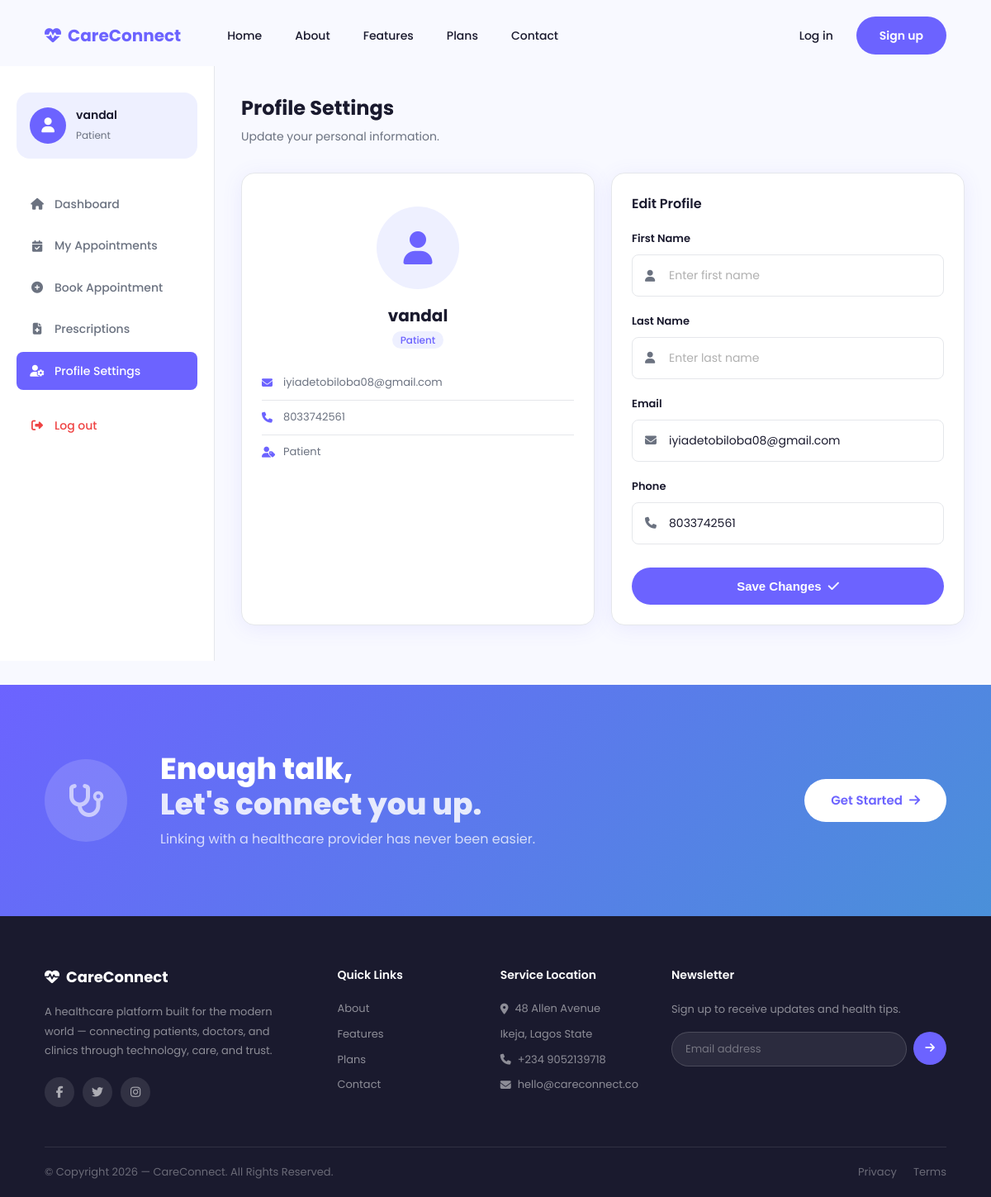
Page /patient/profile/ (signed in) on the committed database.
### accounts/models.py (models this page shows, shortened)
class User(AbstractUser):
    PATIENT = 'patient'
    DOCTOR  = 'doctor'
    ADMIN   = 'admin'
    ROLE_CHOICES = [
        (PATIENT, 'Patient'),
        (DOCTOR,  'Doctor'),
        (ADMIN,   'Admin'),
    ]
    role  = models.CharField(max_length=10, choices=ROLE_CHOICES, default=PATIENT)
    phone = models.CharField(max_length=20, blank=True)

### appointments/views.py (the view, shortened to what this page needs)
# urls.py: path('profile/', views.patient_profile, name='patient_profile'),
@login_required
def patient_profile(request):
    return render(request, 'appointments/patient_profile.html')

### appointments/templates/appointments/patient_profile.html (shortened to what this page needs)
{% extends 'base.html' %}
{% block content %}
<div class="dashboard-layout">
  <aside class="sidebar">
    <div class="sidebar-user">
      <div class="sidebar-avatar"><i class="fas fa-user"></i></div>
      <div>
        <h4>{{ user.get_full_name|default:user.username }}</h4>
        <span>Patient</span>
      </div>
    </div>
    <nav class="sidebar-nav">
      <a href="/patient/dashboard/"><i class="fas fa-home"></i> Dashboard</a>
      <a href="/patient/appointments/"><i class="fas fa-calendar-check"></i> My Appointments</a>
      <a href="/patient/book/"><i class="fas fa-plus-circle"></i> Book Appointment</a>
      <a href="/patient/prescriptions/"><i class="fas fa-file-medical"></i> Prescriptions</a>
      <a href="/patient/profile/" class="active"><i class="fas fa-user-cog"></i> Profile Settings</a>
      <a href="/accounts/logout/" class="logout"><i class="fas fa-sign-out-alt"></i> Log out</a>
    </nav>
  </aside>
  <main class="dashboard-main">
    <div class="dashboard-topbar">
      <div>
        <h1>Profile Settings</h1>
        <p>Update your personal information.</p>
      </div>
    </div>
    <div class="dashboard-row">
      <div class="dashboard-card" style="text-align:center;padding:40px 24px;">
        <div class="doctor-avatar-lg" style="margin:0 auto 16px;">
          <i class="fas fa-user"></i>
        </div>
        <h3 style="font-size:20px;font-weight:700;">{{ user.get_full_name|default:user.username }}</h3>
        <span class="doctor-speciality">{{ user.role|title }}</span>
        <div style="margin-top:20px;text-align:left;">
          <div style="display:flex;align-items:center;gap:10px;padding:10px 0;border-bottom:1px solid var(--border);font-size:13px;color:var(--gray);">
            <i class="fas fa-envelope" style="color:var(--purple);width:16px;"></i>
            {{ user.email|default:"Not set" }}
          </div>
          <div style="display:flex;align-items:center;gap:10px;padding:10px 0;border-bottom:1px solid var(--border);font-size:13px;color:var(--gray);">
            <i class="fas fa-phone" style="color:var(--purple);width:16px;"></i>
            {{ user.phone|default:"Not set" }}
          </div>
          <div style="display:flex;align-items:center;gap:10px;padding:10px 0;font-size:13px;color:var(--gray);">
            <i class="fas fa-user-tag" style="color:var(--purple);width:16px;"></i>
            {{ user.role|title }}
          </div>
        </div>
      </div>
      <div class="dashboard-card">
        <div class="card-header"><h3>Edit Profile</h3></div>
        <form method="POST">
          <div class="form-group">
            <label>First Name</label>
            <div class="input-wrap">
              <i class="fas fa-user"></i>
              <input type="text" name="first_name" value="{{ user.first_name }}" placeholder="Enter first name"/>
            </div>
          </div>
          <div class="form-group">
            <label>Last Name</label>
            <div class="input-wrap">
              <i class="fas fa-user"></i>
              <input type="text" name="last_name" value="{{ user.last_name }}" placeholder="Enter last name"/>
            </div>
          </div>
          <div class="form-group">
            <label>Email</label>
            <div class="input-wrap">
              <i class="fas fa-envelope"></i>
              <input type="email" name="email" value="{{ user.email }}" placeholder="Enter email"/>
            </div>
          </div>
          <div class="form-group">
            <label>Phone</label>
            <div class="input-wrap">
              <i class="fas fa-phone"></i>
              <input type="text" name="phone" value="{{ user.phone }}" placeholder="Enter phone number"/>
            </div>
          </div>
          <button type="submit" class="btn-primary btn-full">
            Save Changes <i class="fas fa-check"></i>
          </button>
        </form>
      </div>
    </div>
  </main>
</div>
{% endblock %}

### static/css/main.css (style rules this page uses)
*, *::before, *::after { box-sizing: border-box; margin: 0; padding: 0; }
:root { --purple: #6c63ff; --purple-light: #eef0ff; --purple-dark: #4a3fcc; --blue: #4a90d9; --white: #ffffff; --bg: #f8f9ff; --dark: #1a1a2e; --gray: #6b7280; --gray-light: #f3f4f6; --border: #e5e7eb; --radius: 16px; --radius-sm: 8px; --shadow: 0 4px 24px rgba(108, 99, 255, 0.1); --shadow-lg: 0 8px 40px rgba(108, 99, 255, 0.18); --font: "Poppins", sans-serif; }
html { scroll-behavior: smooth; }
body { font-family: var(--font); background: var(--white); color: var(--dark); line-height: 1.6; }
a { text-decoration: none; color: inherit; }
.btn-primary { background: var(--purple); color: var(--white); padding: 12px 28px; border-radius: 50px; font-weight: 600; font-size: 14px; border: none; cursor: pointer; transition: all 0.3s; display: inline-flex; align-items: center; gap: 8px; }
.form-group { margin-bottom: 20px; }
.form-group label { display: block; font-size: 13px; font-weight: 600; color: var(--dark); margin-bottom: 8px; }
.input-wrap { position: relative; }
.input-wrap i { position: absolute; left: 16px; top: 50%; transform: translateY(-50%); color: var(--gray); font-size: 14px; }
.input-wrap input, .input-wrap select { width: 100%; padding: 14px 16px 14px 44px; border: 1.5px solid var(--border); border-radius: var(--radius-sm); font-size: 14px; font-family: var(--font); color: var(--dark); background: var(--white); outline: none; transition: border-color 0.3s; appearance: none; }
.input-wrap input::placeholder { color: #b0b0b0; }
.btn-full { width: 100%; justify-content: center; padding: 14px; font-size: 15px; margin-top: 8px; }
.dashboard-layout { display: grid; grid-template-columns: 260px 1fr; min-height: 100vh; padding-top: 80px; background: var(--bg); }
.sidebar { background: var(--white); border-right: 1px solid var(--border); padding: 32px 20px; position: sticky; top: 80px; height: calc(100vh - 80px); overflow-y: auto; }
.sidebar-user { display: flex; align-items: center; gap: 12px; padding: 16px; background: var(--purple-light); border-radius: var(--radius); margin-bottom: 32px; }
.sidebar-avatar { width: 44px; height: 44px; background: var(--purple); border-radius: 50%; display: flex; align-items: center; justify-content: center; color: white; font-size: 18px; flex-shrink: 0; }
.sidebar-user h4 { font-size: 14px; font-weight: 600; color: var(--dark); }
.sidebar-user span { font-size: 12px; color: var(--gray); }
.sidebar-nav { display: flex; flex-direction: column; gap: 4px; }
.sidebar-nav a { display: flex; align-items: center; gap: 12px; padding: 12px 16px; border-radius: var(--radius-sm); font-size: 14px; font-weight: 500; color: var(--gray); transition: all 0.3s; }
.sidebar-nav a.active { background: var(--purple); color: white; }
.sidebar-nav a.logout { color: #ef4444; margin-top: 16px; }
.sidebar-nav a i { width: 18px; text-align: center; }
.dashboard-main { padding: 32px; overflow-y: auto; }
.dashboard-topbar { display: flex; align-items: center; justify-content: space-between; margin-bottom: 32px; flex-wrap: wrap; gap: 16px; }
.dashboard-topbar h1 { font-size: 24px; font-weight: 700; color: var(--dark); }
.dashboard-topbar p { font-size: 14px; color: var(--gray); margin-top: 4px; }
.dashboard-row { display: grid; grid-template-columns: 1fr 1fr; gap: 20px; margin-bottom: 20px; }
.dashboard-card { background: var(--white); border-radius: var(--radius); padding: 24px; box-shadow: var(--shadow); border: 1px solid var(--border); margin-bottom: 20px; }
.card-header { display: flex; align-items: center; justify-content: space-between; margin-bottom: 20px; }
.card-header h3 { font-size: 16px; font-weight: 600; color: var(--dark); }
.doctor-speciality { font-size: 12px; background: var(--purple-light); color: var(--purple); padding: 2px 10px; border-radius: 50px; font-weight: 500; }
.doctor-avatar-lg { width: 100px; height: 100px; background: var(--purple-light); border-radius: 50%; display: flex; align-items: center; justify-content: center; font-size: 40px; color: var(--purple); margin: 0 auto 16px; overflow: hidden; }

### rows in the picture
User: get_full_name "vandal", role "Patient", email "iyiadetobiloba08@gmail.com", phone "8033742561"
